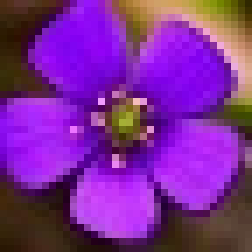
#> input picture 02FoundationsOfDataScience/MathsStats/matplotlib/data/flower.jpg, 36 x 36 px (shown 7 times larger)
$ python 33SubplotGrid.py
#> lines starting #> are read from the running program, lines starting #| are printed output that depends on the picture; after the words box and inside, x2 and y2 are one past the last pixel; in counts of white or black regions, pixels touching at a corner belong together; long printed decimals are rounded
import numpy as np
import matplotlib.pyplot as plt
import matplotlib.colors
from PIL import Image
# pip3 install opencv-python
import cv2

img = Image.open("./data/flower.jpg")
#> img is the input picture: PIL image 36x36 RGB; mean R, G, B 125.3, 43.1, 148.7
img_array = np.asarray(img)

fig = plt.figure()
fig.set_figheight(6)
fig.set_figwidth(12)

print(f'img_array: shape = {img_array.shape}')
#| img_array: shape = (36, 36, 3)
# print(f'img_array:\n{img_array}')
ax0 = plt.subplot2grid(shape=(3, 4), loc=(0, 0), colspan=1, rowspan=1)
ax0.imshow(img_array, vmin=0, vmax=255)
ax0.set_title('Flower Image')

red_array = img_array[:, :, 0]
print(f'red_array: shape = {red_array.shape}')
#| red_array: shape = (36, 36)
# print(f'red_array:\n{red_array}')
red_cmap = matplotlib.colors.LinearSegmentedColormap.from_list('reds', ['#000000', "#ff0000"])
ax1 = plt.subplot2grid(shape=(3, 4), loc=(0, 1), colspan=1, rowspan=1)
ax1.imshow(red_array, cmap=red_cmap, vmin=0, vmax=255)
ax1.set_title('Red')

green_array = img_array[:, :, 1]
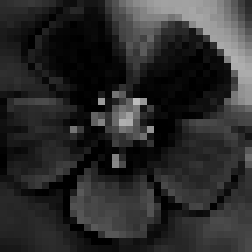
#> green_array: shape (36, 36) (shown 7 times larger); min 0, max 189, mean 43.1
print(f'green_array: shape = {green_array.shape}')
#| green_array: shape = (36, 36)
# print(f'green_array:\n{green_array}')
green_cmap = matplotlib.colors.LinearSegmentedColormap.from_list('greens', ['#000000', "#00ff00"])
ax2 = plt.subplot2grid(shape=(3, 4), loc=(0, 2), colspan=1, rowspan=1)
ax2.imshow(green_array, cmap=green_cmap, vmin=0, vmax=255)
ax2.set_title('Green')

blue_array = img_array[:, :, 2]
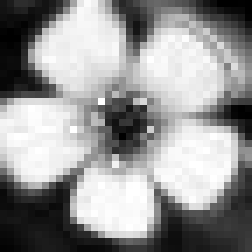
#> blue_array: shape (36, 36) (shown 7 times larger); min 0, max 255, mean 148.7
print(f'blue_array: shape = {blue_array.shape}')
#| blue_array: shape = (36, 36)
# print(f'blue_array:\n{blue_array}')
blue_cmap = matplotlib.colors.LinearSegmentedColormap.from_list('blues', ['#000000', "#0000ff"])
ax3 = plt.subplot2grid(shape=(3, 4), loc=(0, 3), colspan=1, rowspan=1)
ax3.imshow(blue_array, cmap=blue_cmap, vmin=0, vmax=255)
ax3.set_title('Blue')

cyan_array = img_array * [0, 1, 1]
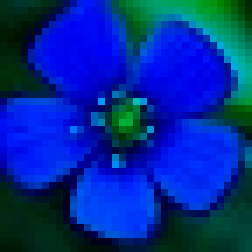
#> cyan_array: shape (36, 36, 3) int64 (shown 7 times larger); mean R, G, B 0, 43.1, 148.7
print(f'cyan_array: shape = {cyan_array.shape}')
#| cyan_array: shape = (36, 36, 3)
# print(f'cyan_array:\n{cyan_array}')
cyan_cmap = matplotlib.colors.LinearSegmentedColormap.from_list('cyans', ['#000000', "#00ffff"])
ax4 = plt.subplot2grid(shape=(3, 4), loc=(2, 0), colspan=1, rowspan=1)
ax4.imshow(cyan_array, cmap=cyan_cmap, vmin=0, vmax=255)
ax4.set_title('No Red')

yellow_array = img_array * [1, 1, 0]
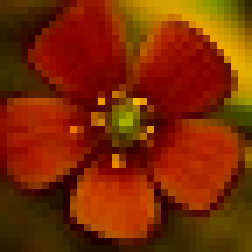
#> yellow_array: shape (36, 36, 3) int64 (shown 7 times larger); mean R, G, B 125.3, 43.1, 0
print(f'yellow_array: shape = {yellow_array.shape}')
#| yellow_array: shape = (36, 36, 3)
# print(f'yellow_array:\n{yellow_array}')
yellow_cmap = matplotlib.colors.LinearSegmentedColormap.from_list('yellows', ['#000000', "#ffff00"])
ax5 = plt.subplot2grid(shape=(3, 4), loc=(2, 1), colspan=1, rowspan=1)
ax5.imshow(yellow_array, cmap=yellow_cmap, vmin=0, vmax=255)
ax5.set_title('No Blue')

gray_img = img.convert("L")
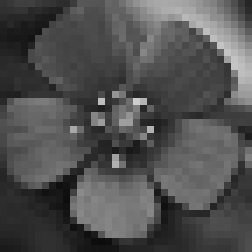
#> gray_img: PIL image 36x36 L (shown 7 times larger); min 12, max 206, mean 79.7
print(f'gray_img:\n{gray_img}')
#| gray_img:
#| <PIL.Image.Image image mode=L size=36x36 at 0x7F72C75B8150>
gray_cmap = matplotlib.colors.LinearSegmentedColormap.from_list('grays', ['#000000', "#ffffff"])
ax6 = plt.subplot2grid(shape=(3, 4), loc=(2, 2), colspan=1, rowspan=1)
ax6.imshow(gray_img, cmap=gray_cmap, vmin=0, vmax=255)
ax6.set_title('Gray')

gray_array = np.asarray(gray_img)
gray_mean = gray_array.mean()
#> gray_mean = 79.73
print(f'gray_array: shape = {gray_array.shape} ::: gray_mean = {gray_mean}')
#| gray_array: shape = (36, 36) ::: gray_mean = 79.730
# print(f'gray_array:\n{gray_array}')
duo_array = (gray_array > gray_mean).astype(int) * 255
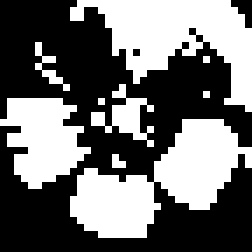
#> duo_array: shape (36, 36) int64 (shown 7 times larger); 43.4% white; 9 white regions (5 under 20 px), largest, box (x1, y1, x2, y2) and area: (10, 17, 36, 34) 212, (10, 0, 36, 16) 195, (0, 14, 13, 27) 108, (13, 12, 22, 21) 31
print(f'duo_array: shape = {duo_array.shape}')
#| duo_array: shape = (36, 36)
# print(f'duo_array:\n{duo_array}')
duo_cmap = matplotlib.colors.LinearSegmentedColormap.from_list('duo', ['#000000', "#ffffff"])
ax7 = plt.subplot2grid(shape=(3, 4), loc=(2, 3), colspan=1, rowspan=1)
ax7.imshow(duo_array, cmap=duo_cmap, vmin=0, vmax=255)
ax7.set_title('Duo Chrome')

plt.show()
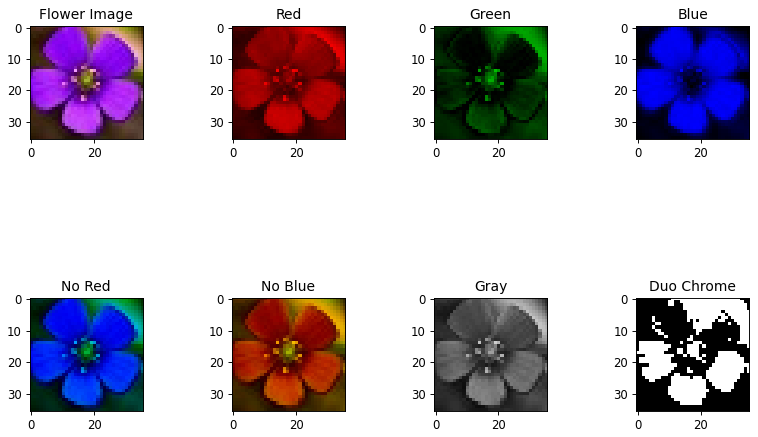
#> figure drawn by matplotlib, 8 panels
plt.tight_layout()
plt.savefig(f'./plots/33SubplotGrid.png')
